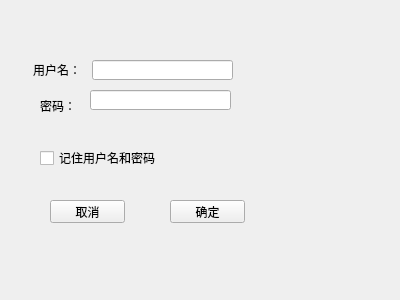
<?xml version="1.0" encoding="UTF-8"?>
<ui version="4.0">
 <class>Form</class>
 <widget class="QWidget" name="Form">
  <property name="geometry">
   <rect>
    <x>0</x>
    <y>0</y>
    <width>400</width>
    <height>300</height>
   </rect>
  </property>
  <property name="windowTitle">
   <string>Form</string>
  </property>
  <widget class="QLabel" name="label">
   <property name="geometry">
    <rect>
     <x>33</x>
     <y>59</y>
     <width>51</width>
     <height>21</height>
    </rect>
   </property>
   <property name="text">
    <string>用户名：</string>
   </property>
  </widget>
  <widget class="QLineEdit" name="lineEdit">
   <property name="geometry">
    <rect>
     <x>92</x>
     <y>60</y>
     <width>141</width>
     <height>20</height>
    </rect>
   </property>
  </widget>
  <widget class="QLabel" name="label_2">
   <property name="geometry">
    <rect>
     <x>40</x>
     <y>100</y>
     <width>54</width>
     <height>12</height>
    </rect>
   </property>
   <property name="text">
    <string>密码：</string>
   </property>
  </widget>
  <widget class="QLineEdit" name="lineEdit_2">
   <property name="geometry">
    <rect>
     <x>90</x>
     <y>90</y>
     <width>141</width>
     <height>20</height>
    </rect>
   </property>
  </widget>
  <widget class="QCheckBox" name="checkBox">
   <property name="geometry">
    <rect>
     <x>40</x>
     <y>150</y>
     <width>131</width>
     <height>16</height>
    </rect>
   </property>
   <property name="text">
    <string>记住用户名和密码</string>
   </property>
  </widget>
  <widget class="QPushButton" name="pushButton">
   <property name="geometry">
    <rect>
     <x>50</x>
     <y>200</y>
     <width>75</width>
     <height>23</height>
    </rect>
   </property>
   <property name="text">
    <string>取消</string>
   </property>
  </widget>
  <widget class="QPushButton" name="pushButton_2">
   <property name="geometry">
    <rect>
     <x>170</x>
     <y>200</y>
     <width>75</width>
     <height>23</height>
    </rect>
   </property>
   <property name="text">
    <string>确定</string>
   </property>
  </widget>
 </widget>
 <resources/>
 <connections/>
</ui>
